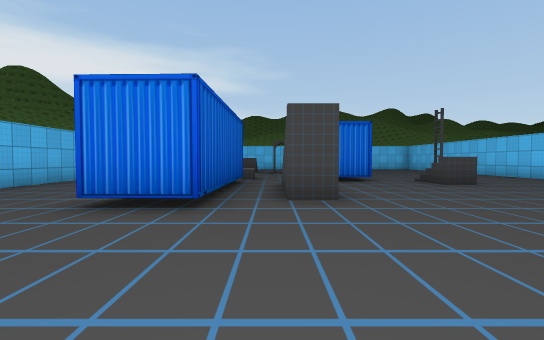
view 1 (above)

17 first-person views from a walk through a scene from a Unity 3-D project. The camera is 1.2 m above the floor, tilts 2° down and sees 85° across. The floor is counted in squares, 2 m on a side. Each view is taken from the middle of a square. On the plan, view 1 faces up. The plan holds only what a view shows up to about 9 squares ahead; the rest is blank. The place goes on beyond the plan. The player character is not drawn. Door leaves are left out, so doorways stand open. Some surface patterns are stand-ins.

view 2
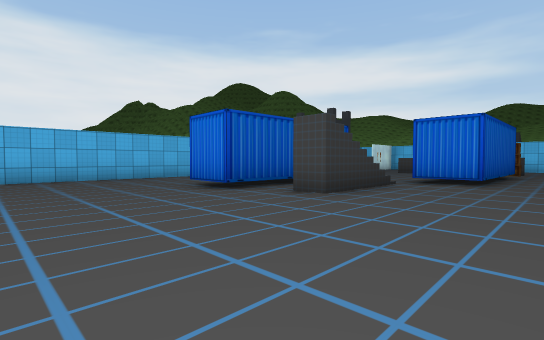

view 3
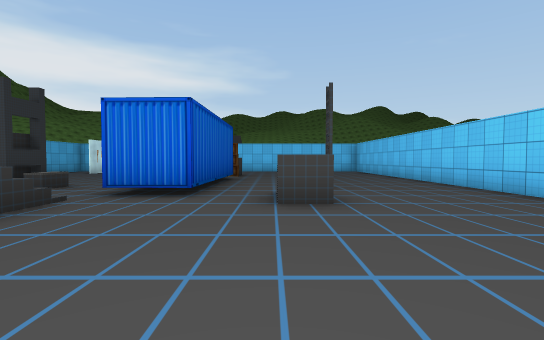

view 4
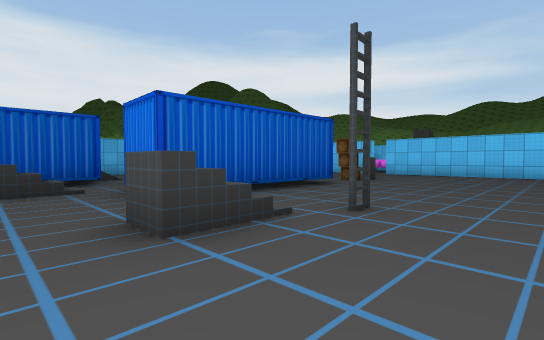

view 5
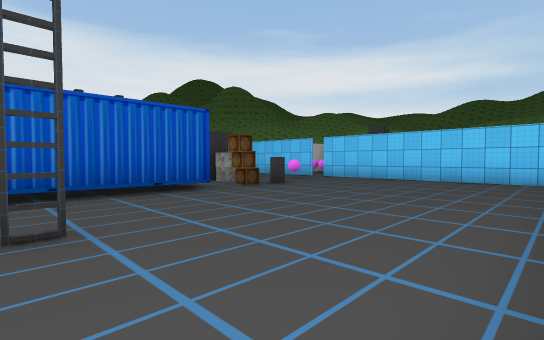

view 6
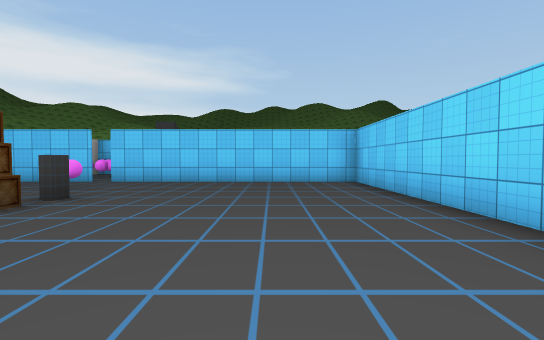

view 7
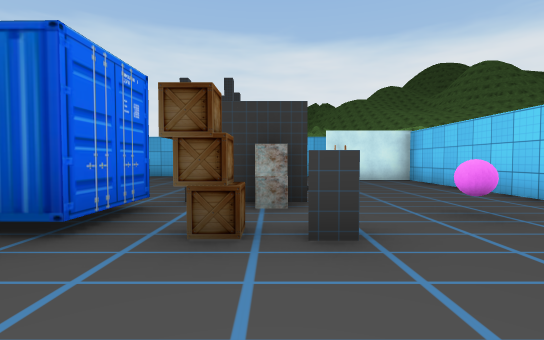

view 8
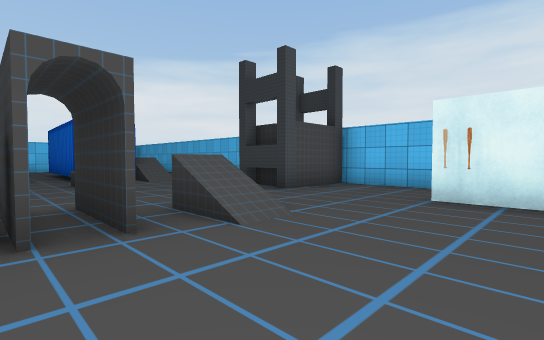

view 9
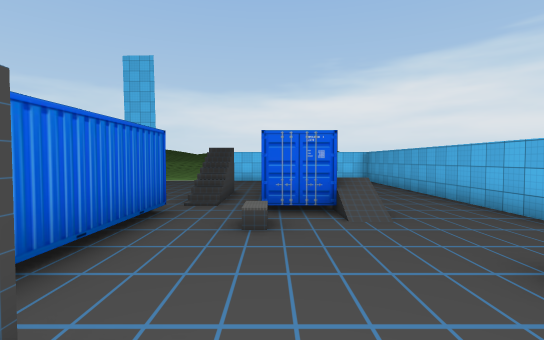

view 10
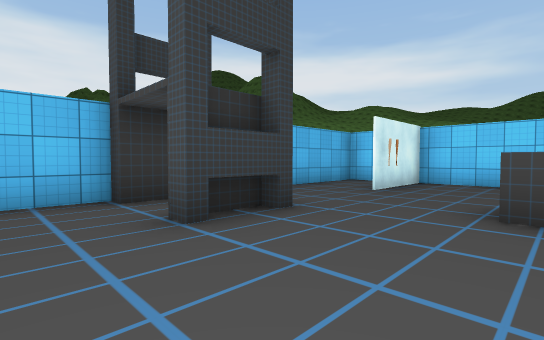

view 11
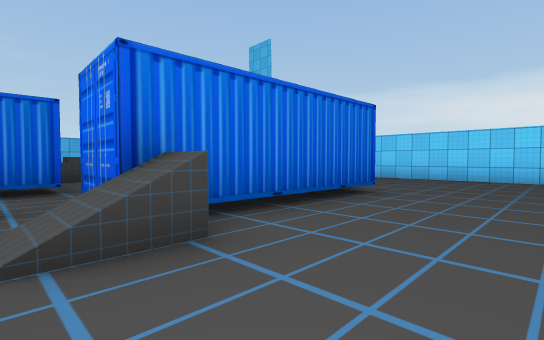

view 12
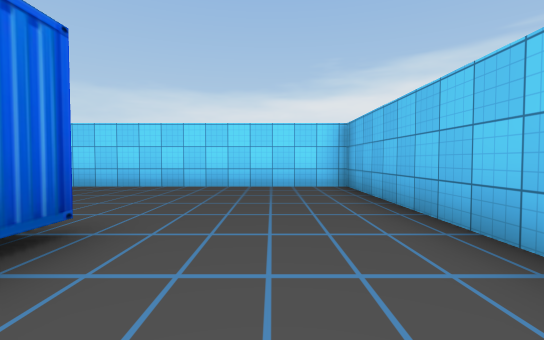

view 13
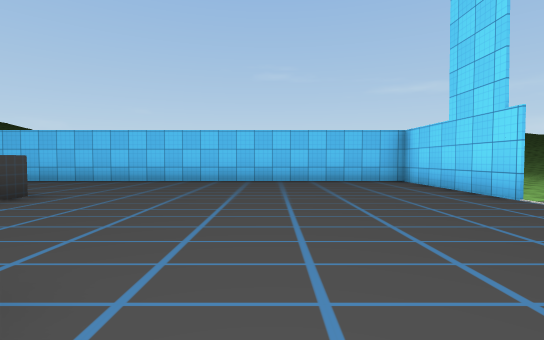

view 14
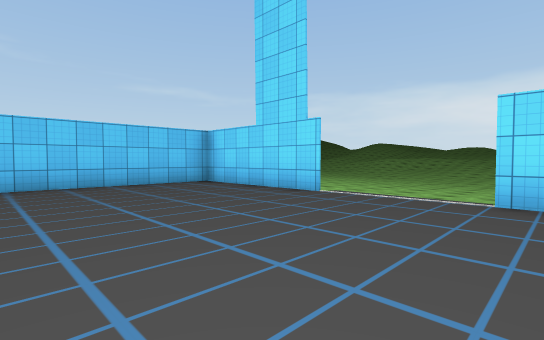

view 15
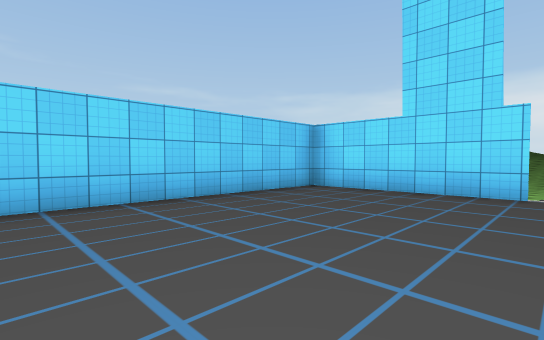

view 16
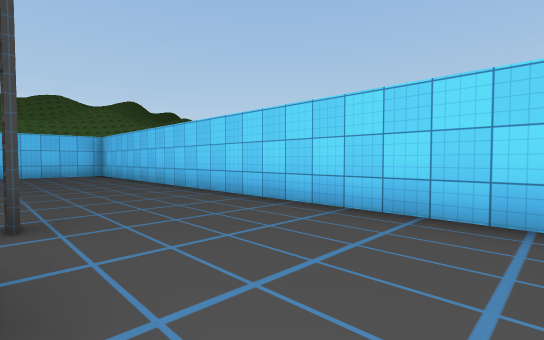

view 17
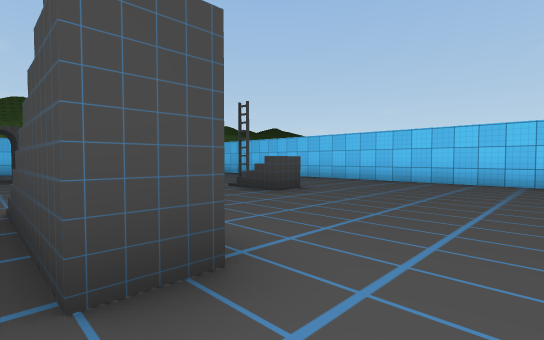

### Floor plan
Points are (right, up) in squares from view 1. A wall is a line through its corners. A room is listed if a view was taken in it or the views show most of it. See-through windows are left out.
Room 1 (views 1, 2, 3, 4, 5, 6, 7, 8, 9, 10, 11, 12, 13, 14, 15, 16, 17)
walls: (1, 6.9) (1, 4.2); (0.5, 6.2) (1, 6.2); (4.8, 7.5) (4.8, 6.9); (-3.5, 12.9) (-3.5, 11.4); (-5.3, 11.4) (-5.7, 11.4) (-5.7, -0.7) (1.8, -0.7); (4.4, -0.7) (8.3, -0.7) (8.3, 18) (1.6, 18); (1.1, 18) (-5.7, 18) (-5.7, 12.9) (-3.7, 12.9); (-3.7, 18.1) (-3.7, 16.4)
low walls: (4.1, 7.8) (4.1, 8.2); (0.5, 6.5) (1, 6.5); (0.2, 5.3) (0.9, 5.3); (-3.7, 12.9) (-3.7, 11.6)
ways out: open door at (-4.5, 11) to room 2; open door at (-1, 12.5)
objects: other object (-4, 16); other object (-3, 16); container (-2, 4) to (-1, 8); other object (-1, 9); other object (0, 13) to (1, 13); other object (0, 14); container (1, 8) to (3, 12); other object (1, 14); crate (1, 15); crate (2, 14); other object (2, 16); crate (3, 13); crate (3, 14); other object (4, 14); ladder (5, 9)
Room 2 (no view inside)
walls: (-5.3, 12.1) (-5.3, 11.4)
ways out: open door at (-4.5, 11) to room 1

Positions as (right, up) in squares from view 1, and headings:
1: (0, 0), facing up
2: (4, 0), facing up-left
3: (4, 3), facing up
4: (7, 6), facing up-left
5: (8, 9), facing up-left
6: (6, 10), facing up
7: (5, 14), facing left
8: (1, 17), facing down-left
9: (-1, 14), facing down
10: (-1, 10), facing up-left
11: (-5, 9), facing down-right
12: (-4, 6), facing down
13: (0, 3), facing right
14: (1, 4), facing down-right
15: (4, 5), facing down-right
16: (5, 6), facing up-right
17: (0, 3), facing up-right
